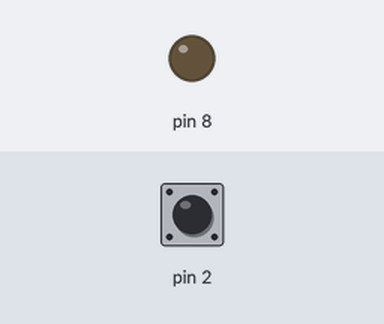
Recording of a sketch running on a simulated Arduino Uno, built with avr-gcc and run on an emulated ATmega328P. On the bench: output pins drawn as LEDs (lit = HIGH). The inputs (shaded band) are chosen by the test bench; at power-on: pin 2 HIGH.

Above: at 5.0 s.
5.1 s: pin 2 pulled LOW for 0.15 s
At 6.3 s:
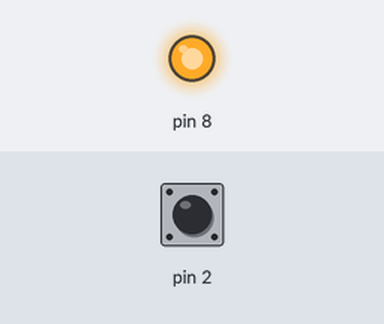
8.2 s: pin 2 pulled LOW for 1 s
At 11.3 s:
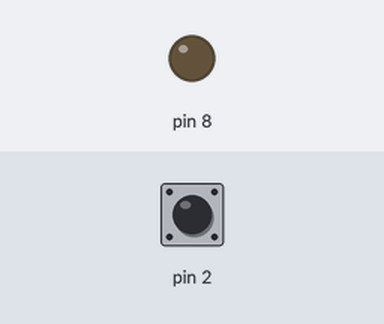
11.7 s: pin 2 pulled LOW for 3.2 s
At 12.5 s:
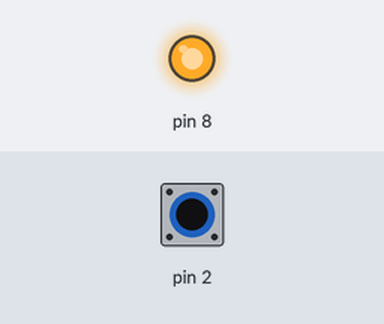
Timing chart, 0 to 15.3 s (numbered marks = the images above; inputs shaded):
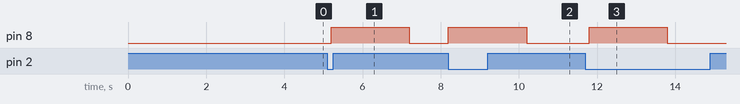

Measured:
- after the input at 5.1 s, pin 8: LOW → HIGH after 0.10 s, → LOW 2.0 s later
- after the input at 8.2 s, pin 8: LOW → HIGH at once, → LOW 2.0 s later
- after the input at 11.7 s, pin 8: LOW → HIGH after 0.10 s, → LOW 2.0 s later

The sketch:

simple.ino
```cpp
#include<avr/io.h>
#include<util/delay.h>
#include<avr/interrupt.h>

unsigned volatile FLAG=0;
ISR(INT0_vect)
{
  FLAG=1;
}
int main(void)
{
  DDRB|=(1<<PB0);


  DDRD&=~(1<<PD2);
  PORTD|=(1<<PD2);

  EICRA|=(0<<ISC00)|(1<<ISC01);
  EIMSK|=(1<<INT0);
  sei();

 while(1)
  {
    if(FLAG==1)
    {
      PORTB|=(1<<PB0);
      _delay_ms(2000);
      FLAG=0;
    }
    else{
      PORTB&=~(1<<PB0);
      _delay_ms(200);
    }
  }
  return 0;
}
```
